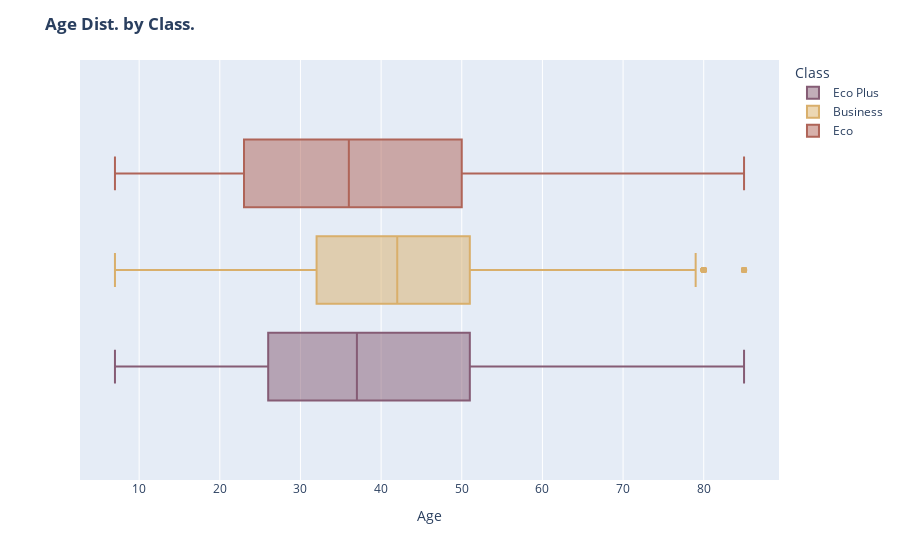

Notebook code for this chart:
### Code cell
## box plot using plotly (age, class)
fig = px.box(data_frame=df, x="Age", color="Class", color_discrete_sequence=px.colors.qualitative.Antique)

fig.update_layout(
    title="<b>Age Dist. by Class."
)

## show plot 
fig.show()

### Figure 1 — Plotly figure (JSON) as saved in the notebook; plotly's stock layout.template omitted (floating-point values rounded to 4 significant figures; data arrays with more than 128 entries replaced by an {"elided": "..."} marker saying what was removed)
{"data": [{"alignmentgroup": "True", "hovertemplate": "Class=Eco Plus<br>Age=%{x}<extra></extra>", "legendgroup": "Eco Plus", "marker": {"color": "rgb(133, 92, 117)"}, "name": "Eco Plus", "notched": false, "offsetgroup": "Eco Plus", "orientation": "h", "showlegend": true, "type": "box", "x": {"elided": "7494 int values"}, "x0": " ", "xaxis": "x", "y0": " ", "yaxis": "y"}, {"alignmentgroup": "True", "hovertemplate": "Class=Business<br>Age=%{x}<extra></extra>", "legendgroup": "Business", "marker": {"color": "rgb(217, 175, 107)"}, "name": "Business", "notched": false, "offsetgroup": "Business", "orientation": "h", "showlegend": true, "type": "box", "x": {"elided": "49665 int values"}, "x0": " ", "xaxis": "x", "y0": " ", "yaxis": "y"}, {"alignmentgroup": "True", "hovertemplate": "Class=Eco<br>Age=%{x}<extra></extra>", "legendgroup": "Eco", "marker": {"color": "rgb(175, 100, 88)"}, "name": "Eco", "notched": false, "offsetgroup": "Eco", "orientation": "h", "showlegend": true, "type": "box", "x": {"elided": "46745 int values"}, "x0": " ", "xaxis": "x", "y0": " ", "yaxis": "y"}], "layout": {"boxmode": "group", "legend": {"title": {"text": "Class"}, "tracegroupgap": 0}, "margin": {"t": 60}, "title": {"text": "<b>Age Dist. by Class."}, "xaxis": {"anchor": "y", "domain": [0, 1], "title": {"text": "Age"}}, "yaxis": {"anchor": "x", "domain": [0, 1]}}}
